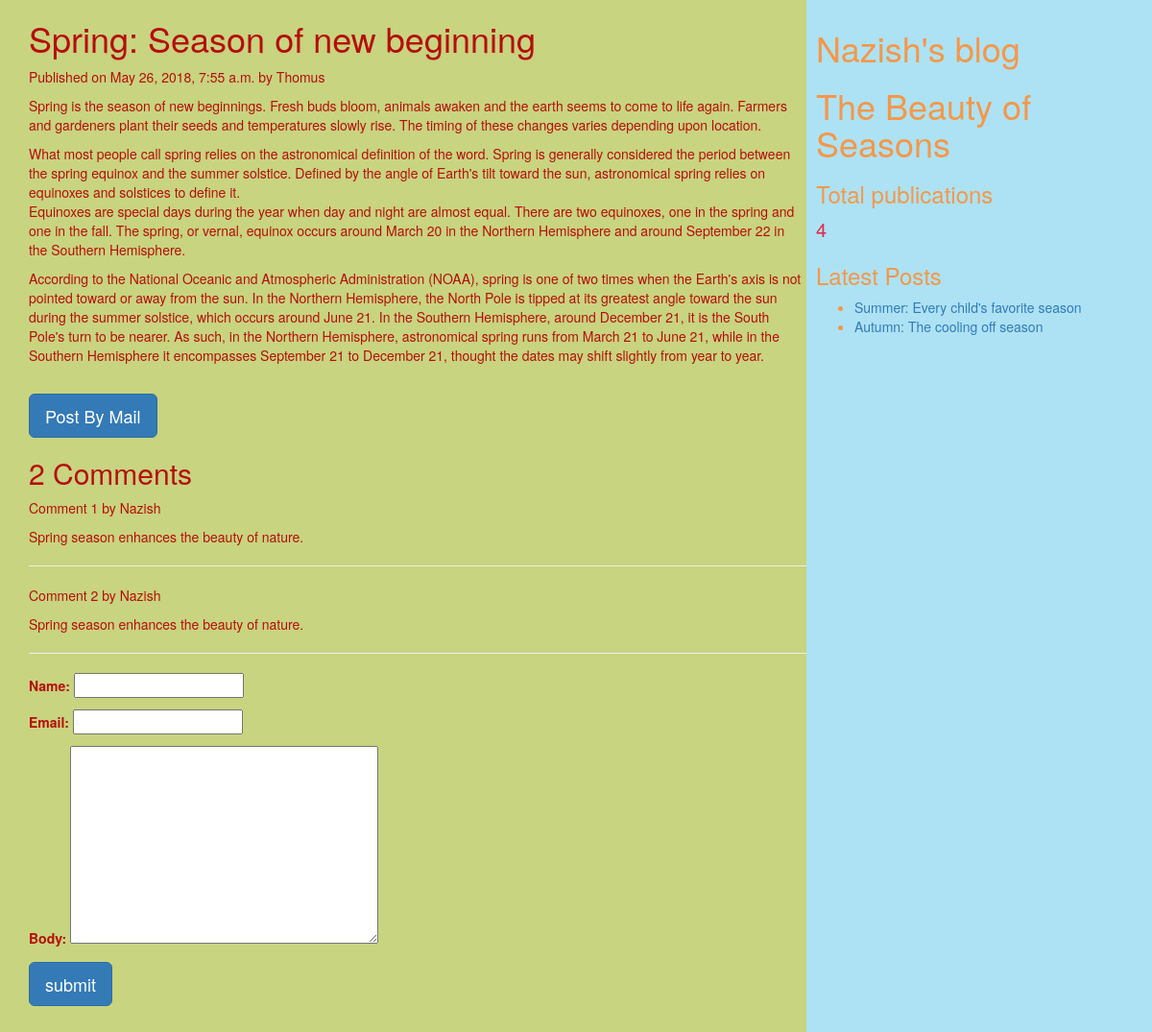
Page /2018/05/26/spring-season-new-beginning/ on the committed database.
### myapp/models.py (models this page shows, shortened)
class Post(models.Model):
        tags=TaggableManager()
        STATUS_CHOICE=(('draft','Draft'),('published','Published'))
        title=models.CharField(max_length=200)
        slug=models.SlugField(max_length=50,unique_for_date='publish')
        author=models.ForeignKey(User,related_name='blog_posts',on_delete=models.CASCADE)
        body=models.TextField()
        publish=models.DateTimeField(default=timezone.now)
        created=models.DateTimeField(auto_now_add=True)
        updates=models.DateTimeField(auto_now=True)
        status=models.CharField(max_length=20,choices=STATUS_CHOICE,default='draft')
        objects=CustomManager()#create the object w.r.t the specification of CustomManager class
        class Meta:
            ordering=('publish',)

class Comment(models.Model):
    post=models.ForeignKey(Post,related_name="comments",on_delete=models.CASCADE)
    name=models.CharField(max_length=30,default='')
    email=models.EmailField()
    body=models.TextField()
    created=models.DateTimeField(auto_now_add=True)
    updated=models.DateTimeField(auto_now_add=True)
    active=models.BooleanField(default=True)
    class Meta:
        ordering=('created',)

### myapp/views.py (the view, shortened to what this page needs)
# urls.py: url(r'(?P<year>\d{4})/(?P<month>\d{2})/(?P<day>\d{2})/(?P<post>[-\w]+)/$',views.post_detail_view,name='post_detail'),
def post_detail_view(request,year,month,day,post):
    post=get_object_or_404(Post,slug=post,publish__year=year,publish__month=month,publish__day=day)
    comments=post.comments.filter(active=True)
    csubmit=False
    form=CommentForm()
    d={'post':post,'form':form,'csubmit':csubmit,'comments':comments}
    return render(request,'myapp/post_detail.html',d)

### myapp/forms.py
class CommentForm(forms.ModelForm):
    class Meta:
        model=Comment
        fields=('name','email','body')

### myapp/models.py (called while the page is built)
    def get_queryset(self):
        return super().get_queryset().filter(status='published') #calling the method i.e get_queryset() that is present in parent class and that parent class is models.manager

### myapp/templatetags/mytags.py (called while the page is built)
@register.simple_tag#using register variable we are accessing simple_tag
def total_posts():
    return Post.objects.count()#returns totak number of posts

@register.inclusion_tag ('myapp/latest_post.html')
def show_latest_posts(count=2):
    latest_posts=Post.objects.order_by('-publish')[:count]
    return {'latest_posts':latest_posts}

### templates/myapp/post_detail.html (shortened to what this page needs)
<html>
    {%extends "myapp/parent.html" %}
        {% block content_block %}
        <h1>{{post.title}}</h1>
        <p>Published on {{post.publish}} by {{post.author|title}}</p>
        {{post.body|linebreaks}}  <br>
        <a href="/{{post.id}}/share" class='btn btn-lg btn-primary'>Post By Mail</a>
        {% with comments.count as comments_count %}
        <h2>{{comments_count}} Comment{{comments_count|pluralize}} </h2>
        {% endwith %}
        {% if comments %}
        {% for c in comments%}
        <p>Comment {{forloop.counter}} by {{c.name}}</p>
        <div>
            {{c.body|linebreaks}}
        </div>
        <hr>
        {% endfor %}
        {% else %}
        <p style="color: black; font-size: 30px; font-style: italic; border-bottom: 2px red solid;">There are no Comments </p>
        {% endif %}
        {% if csubmit %}
        <h2>Your comment has been added succesfully. Thank You!</h2>
        {%else%}
        <form method="post">
            {{form.as_p}}
            <input type="submit" class="btn btn-lg btn-primary" value="submit">
        </form>
        {% endif %}
        {% endblock %}

### templates/myapp/latest_post.html
<html>
    <ul>
    {% for post in latest_posts %}
    <li>
        <a href="{post.get_absolute_url}">{{post.title}}</a>
    </li>
    {% endfor %}
    </ul>
</html>

### rows in the picture
Post: title "Spring: Season of new beginning", publish "May 26, 2018, 7:55 a.m.", author "Thomus", body "Spring is the season of new beginnings. Fresh buds bloom, animals awaken and the earth seems to come to life again. Farmers and gardeners plant their seeds and temperatures slowly rise. The timing of these changes varies depending upon location. What most people call spring relies on the astronomical definition of the word. Spring is generally considered the period between the spring equinox and the summer solstice. Defined by the angle of Earth's tilt toward the sun, astronomical spring relies on equinoxes and solstices to define it. Equinoxes are special days during the year when day and night are almost equal. There are two equinoxes, one in the spring and one in the fall. The spring, or…"
Comment: name "Nazish", body "Spring season enhances the beauty of nature."
Comment: name "Nazish", body "Spring season enhances the beauty of nature."
Post: title "Summer: Every child's favorite season"
Post: title "Autumn: The cooling off season"

### other values in the picture
{{ comments_count }} "2"
